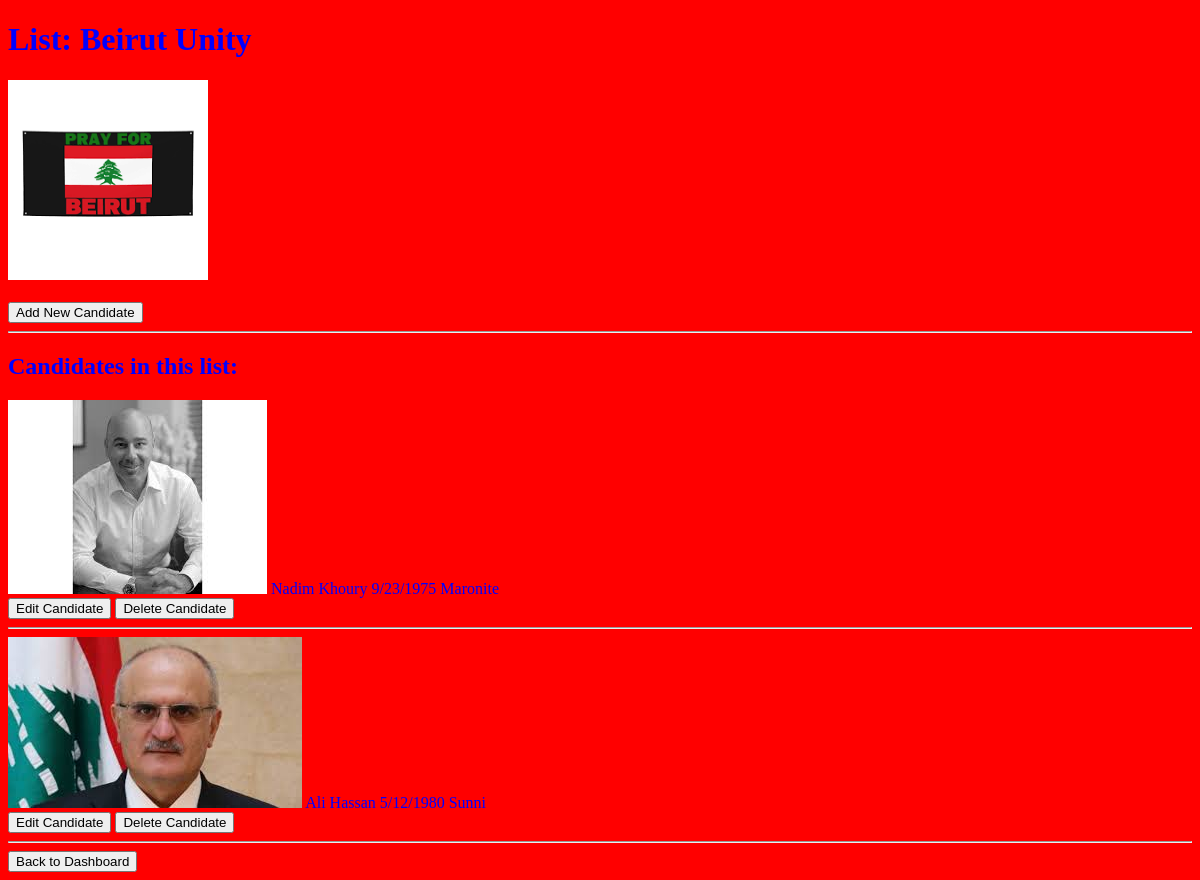
The app's page /Admin/list_view.php?id=1 (signed in) with its own data.
### tables this page shows
CREATE TABLE IF NOT EXISTS `lists` (
  `list_id` int NOT NULL AUTO_INCREMENT,
  `list_name` varchar(100) NOT NULL,
  `quaza_id` int NOT NULL,
  `logo_filename` varchar(255) DEFAULT NULL,
  PRIMARY KEY (`list_id`),
  KEY `fk_lists_quaza` (`quaza_id`)
);

CREATE TABLE IF NOT EXISTS `candidates` (
  `candidate_id` int NOT NULL AUTO_INCREMENT,
  `candidate_name` varchar(100) NOT NULL,
  `Date_Of_Birth` varchar(20) DEFAULT NULL,
  `sect` varchar(50) DEFAULT NULL,
  `list_id` int NOT NULL,
  `photo_filename` varchar(255) DEFAULT NULL,
  PRIMARY KEY (`candidate_id`),
  KEY `fk_candidates_list` (`list_id`)
);

### Admin/list_view.php (the view, shortened to what this page needs)
<?php
$list_id = (int)$_GET['id'];
$dbh = new database();
$pdo = $dbh->getConnection();
$stmt = $pdo->prepare("SELECT * FROM lists WHERE list_id = :id");
$stmt->execute([':id' => $list_id]);
$list = $stmt->fetch(PDO::FETCH_ASSOC);
$stmt2 = $pdo->prepare("SELECT * FROM candidates WHERE list_id = :id");
$stmt2->execute([':id' => $list_id]);
$candidates = $stmt2->fetchAll(PDO::FETCH_ASSOC);
?>
<!DOCTYPE html>
<html>
<head>
    <link rel="stylesheet" href="style.css">
</head>
<body>
<h1>List: <?php print($list['list_name'])?></h1>
<img src="../Logos/<?php print($list['logo_filename']) ?>" width="200">
<br><br>
<a href="candidate_add.php?list_id=<?php print($list_id)?>">
    <button>Add New Candidate</button>
</a>
<hr>
<h2>Candidates in this list:</h2>
<?php
foreach ($candidates as $cand) {
    print <<<HTHT
    <div>
        <img src="../Photos/{$cand['photo_filename']}" alt="{$cand['candidate_name']}">
   {$cand['candidate_name']}
   {$cand['Date_Of_Birth']}
   {$cand['sect']}
   <br>
        <a href="candidate_edit.php?id={$cand['candidate_id']}"><button>Edit Candidate</button></a>
        <a href="candidate_delete.php?id={$cand['candidate_id']}"><button>Delete Candidate</button></a>
        <hr>
    </div>
HTHT;
}
?>
<button onclick="location.href='dashboard.php'">Back to Dashboard</button>
</body>
</html>

### Admin/style.css (style rules this page uses)
body { color: blue; background-color: red; }

### records on screen
lists: list_name "Beirut Unity", logo_filename (picture)
candidates: candidate_name (picture), candidate_name "Nadim Khoury", Date_Of_Birth "9/23/1975", sect "Maronite"
candidates: candidate_name (picture), candidate_name "Ali Hassan", Date_Of_Birth "5/12/1980", sect "Sunni"
